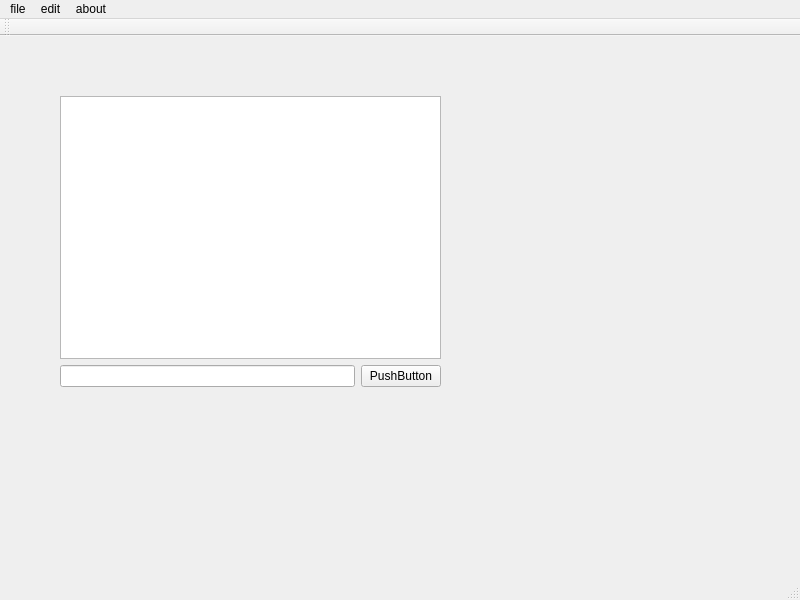
<ui version="4.0" >
 <class>MainWindow</class>
 <widget class="QMainWindow" name="MainWindow" >
  <property name="geometry" >
   <rect>
    <x>0</x>
    <y>0</y>
    <width>800</width>
    <height>600</height>
   </rect>
  </property>
  <property name="windowTitle" >
   <string>MainWindow</string>
  </property>
  <widget class="QWidget" name="centralwidget" >
   <widget class="QWidget" name="verticalLayoutWidget" >
    <property name="geometry" >
     <rect>
      <x>60</x>
      <y>60</y>
      <width>381</width>
      <height>291</height>
     </rect>
    </property>
    <layout class="QVBoxLayout" name="verticalLayout" >
     <item>
      <widget class="QTextEdit" name="textEdit" />
     </item>
     <item>
      <layout class="QHBoxLayout" name="horizontalLayout" >
       <item>
        <widget class="QLineEdit" name="lineEdit" />
       </item>
       <item>
        <widget class="QPushButton" name="pushButton" >
         <property name="text" >
          <string>PushButton</string>
         </property>
        </widget>
       </item>
      </layout>
     </item>
    </layout>
   </widget>
  </widget>
  <widget class="QMenuBar" name="menubar" >
   <property name="geometry" >
    <rect>
     <x>0</x>
     <y>0</y>
     <width>800</width>
     <height>25</height>
    </rect>
   </property>
   <widget class="QMenu" name="menu" >
    <property name="title" >
     <string>file</string>
    </property>
    <addaction name="action" />
    <addaction name="action_2" />
    <addaction name="separator" />
    <addaction name="action_5" />
   </widget>
   <widget class="QMenu" name="menu_2" >
    <property name="title" >
     <string>edit</string>
    </property>
    <addaction name="action_6" />
    <addaction name="action_7" />
   </widget>
   <widget class="QMenu" name="menu_3" >
    <property name="title" >
     <string>about</string>
    </property>
    <widget class="QMenu" name="menu_4" >
     <property name="title" >
      <string>note</string>
     </property>
     <addaction name="action_9" />
     <addaction name="action_1" />
    </widget>
    <addaction name="menu_4" />
   </widget>
   <addaction name="menu" />
   <addaction name="menu_2" />
   <addaction name="menu_3" />
  </widget>
  <widget class="QStatusBar" name="statusbar" />
  <widget class="QToolBar" name="toolBar" >
   <property name="windowTitle" >
    <string>toolBar</string>
   </property>
   <attribute name="toolBarArea" >
    <enum>TopToolBarArea</enum>
   </attribute>
   <attribute name="toolBarBreak" >
    <bool>false</bool>
   </attribute>
  </widget>
  <action name="action" >
   <property name="text" >
    <string>new</string>
   </property>
  </action>
  <action name="action_2" >
   <property name="text" >
    <string>open</string>
   </property>
  </action>
  <action name="action_5" >
   <property name="text" >
    <string>exit</string>
   </property>
  </action>
  <action name="action_6" >
   <property name="text" >
    <string>copy</string>
   </property>
  </action>
  <action name="action_7" >
   <property name="text" >
    <string>paste</string>
   </property>
  </action>
  <action name="action_1" >
   <property name="text" >
    <string>mark2</string>
   </property>
  </action>
  <action name="action_9" >
   <property name="text" >
    <string>mark1</string>
   </property>
  </action>
 </widget>
 <resources/>
 <connections/>
</ui>
